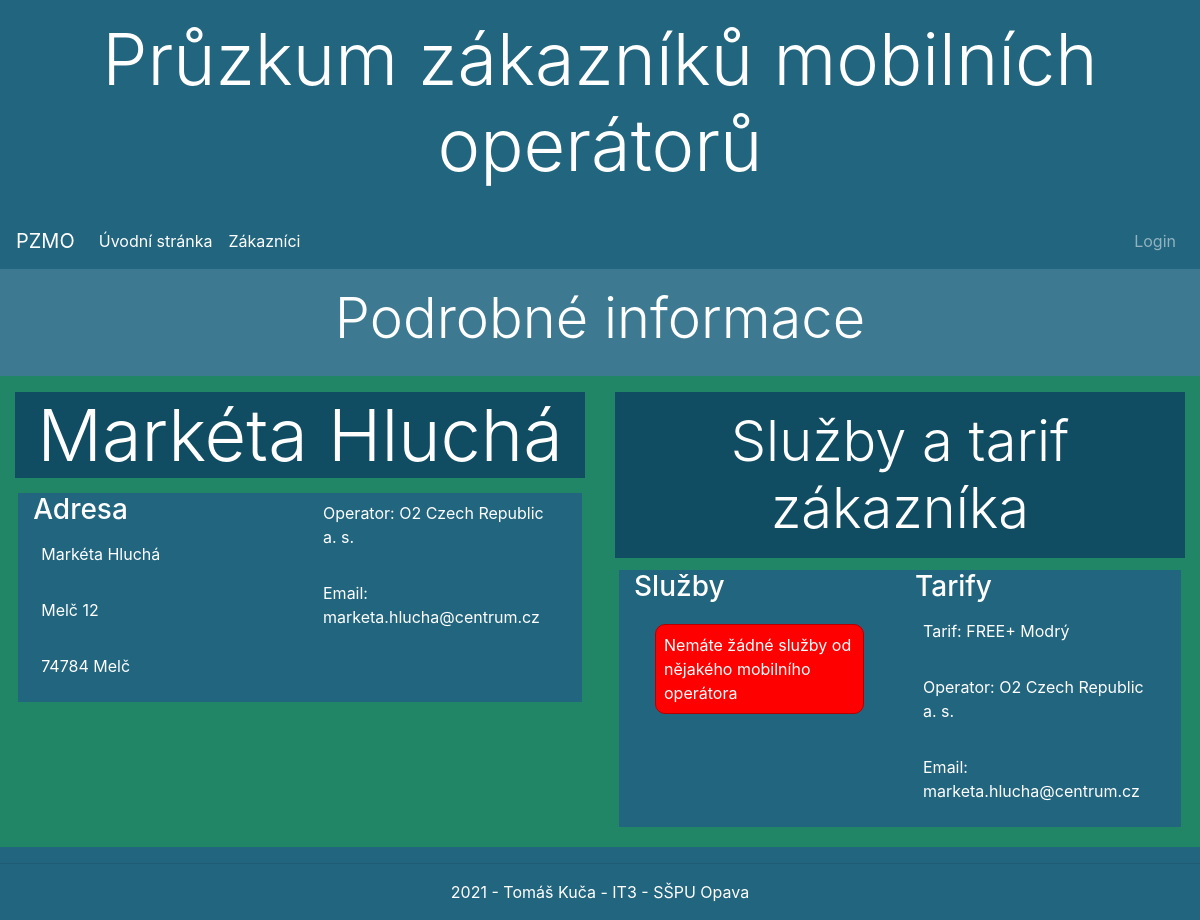
Page /zakaznici/zakaznici/4/ on the committed database.
### zakaznici/models.py (models this page shows, shortened)
class Zakaznik(models.Model):
    jmeno = models.CharField(max_length=30, verbose_name='Křestní jméno')
    prijmeni = models.CharField(max_length=30, verbose_name='Příjmení')
    psc = models.PositiveIntegerField(validators=[MinValueValidator(10000), MaxValueValidator(99999)],
                                      verbose_name='Poštovní směrovací číslo')
    ulice = models.CharField(max_length=20, verbose_name='Ulice', blank=True)
    mesto = models.CharField(max_length=30, verbose_name='Město')
    cp = models.CharField(max_length=4, verbose_name='Číslo popisné')
    email = models.EmailField(max_length=50, unique=True, blank=True,null=True, verbose_name='Email zákazníka')
    druhotne_sluzby = models.ManyToManyField(DruhotneSluzby, blank=True, null=True,
                                             help_text='Select a secondary service of mobile operator which you use')
    class Meta:
        ordering = ['prijmeni']

class Smlouva(models.Model):
    datum_uzavreni = models.DateField(blank=True, null=True, verbose_name='Datum uzavření')
    zakaznik = models.ForeignKey(Zakaznik, on_delete=models.CASCADE)
    tarif = models.ForeignKey(Tarif, on_delete=models.CASCADE)
    operator = models.ForeignKey(MobilniOperator, on_delete=models.CASCADE)
    class Meta:
        ordering = ['datum_uzavreni']

class MobilniOperator(models.Model):
    nazev = models.CharField(max_length=100, verbose_name='Jméno mobilního operátora')
    psc = models.PositiveIntegerField(validators=[MinValueValidator(10000), MaxValueValidator(99999)],
                                      verbose_name='Poštovní směrovací číslo')
    ulice = models.CharField(max_length=20, verbose_name='Ulice')
    mesto = models.CharField(max_length=30, verbose_name='Město')
    cp = models.CharField(max_length=4, verbose_name='Číslo popisné')
    kontakt = models.PositiveIntegerField(validators=[MinValueValidator(100000000), MaxValueValidator(999999999)],
                                        default=111111111, verbose_name='Telefonni číslo')
    class Meta:
        ordering = ['nazev']

class Tarif(models.Model):
    nazev = models.CharField(max_length=40,verbose_name='Nazev tarifu')
    cena = models.DecimalField(max_digits=7,decimal_places=2, verbose_name='Cena tarifu')
    operator = models.ForeignKey(MobilniOperator, on_delete=models.CASCADE, blank=True, null=True)
    class Meta:
        order_with_respect_to = 'operator'

### zakaznici/views.py (the view)
# urls.py: path('zakaznici/<int:pk>/', views.ZakaznikDetailView.as_view(), name='podrobnosti_zakaznika'),
class ZakaznikDetailView(DetailView):
    model = Zakaznik
    context_object_name = 'podrobnosti_zakaznika'
    template_name = 'zakaznik/podrobnosti.html'
    extra_context = {'contracts': Smlouva.objects.all()}

### zakaznici/templates/zakaznik/podrobnosti.html (shortened to what this page needs)
{% extends "base.html"%}
{% block content%}
<div class="row mb-3 p-3 nadpis">
    <div class="col-sm-12">
        <h2 class="display-4 text-center">{{osoba}}Podrobné informace</h2>
    </div>
</div>
<div class="row podrobnosti">
    <div class="col-lg-6 mb-3">
        <h2 class="display-3">{{podrobnosti_zakaznika.jmeno}} {{podrobnosti_zakaznika.prijmeni}}</h2>
        <div class="row text">
            <div class="col-lg-6">
                <h3>Adresa</h3>
                <p>{{podrobnosti_zakaznika.jmeno}} {{podrobnosti_zakaznika.prijmeni}}</p>
                <p>{{podrobnosti_zakaznika.ulice}} {{podrobnosti_zakaznika.cp}}</p>
                <p>{{podrobnosti_zakaznika.psc}} {{podrobnosti_zakaznika.mesto}}</p>
            </div>
            <div class="col-lg-6">
                {% for contract in contracts%}
                {% if podrobnosti_zakaznika.jmeno == contract.zakaznik.jmeno and podrobnosti_zakaznika.prijmeni == contract.zakaznik.prijmeni %}
                <p>Operator: {{contract.operator.nazev}}</p>
                {% endif %}
                {% endfor%}
                <p>Email: {{podrobnosti_zakaznika.email}}</p>
            </div>
        </div>
    </div>
    <div class="col-lg-6 mb-3">
        <h2 class="display-4 p-3">Služby a tarif zákazníka</h2>
        <div class="row m-1">
            <div class="col-lg-6 text1-left">
                <h3>Služby</h3>
                {% if podrobnosti_zakaznika.druhotne_sluzby.all %}
                {% for sluzba in podrobnosti_zakaznika.druhotne_sluzby.all %}
                <p>{{sluzba.nazev}}</p>
                <p>{{sluzba.cena}}
                <p>{{sluzba.operator.nazev}}</p>
                <p>{{sluzba.popis}}</p>
                {% endfor %}
                {% else %}
                <div class="alert">
                    <p>Nemáte žádné služby od nějakého mobilního operátora</p>
                </div>
                {% endif %}
            </div>
            <div class="col-lg-6 text1-right">
                <h3>Tarify</h3>
                {% for contract in contracts%}
                {% if podrobnosti_zakaznika.jmeno == contract.zakaznik.jmeno and podrobnosti_zakaznika.prijmeni == contract.zakaznik.prijmeni %}
                <p>Tarif: {{ contract.tarif.nazev}}</p>
                <p>Operator: {{contract.operator.nazev}}</p>
                {% endif %}
                {% endfor%}
                <p>Email: {{podrobnosti_zakaznika.email}}</p>
            </div>
        </div>
    </div>
</div>
{% endblock%}

### zakaznici/static/css/style.css (style rules this page uses)
body { background-color:#208665; }
.nadpis , .nadpis h2 { background-color:#3D7A92; }
body { display: flex; flex-direction: column; min-height: 100vh; }
.container-fluid p { background-color: #22657F; padding: 0.5em; }
#zakaznici, .podrobnosti div.text { background-color:#22657F; }
.podrobnosti div.text { margin:0.2em; }
.text1-left { background-color:#22657F; }
.text1-right { background-color:#22657F; margin: 0; }
div.alert p { border-radius:10px; background-color:#FF0000; border: 0.5px solid #B20000; }
#zakaznici h2, .podrobnosti h2 { background-color:#104C62; margin-bottom:0.2em; text-align:center; }
h2 { background-color:#104C62; }
.alert { background-color:#22657F; }

### rows in the picture
Zakaznik: jmeno "Markéta", prijmeni "Hluchá", ulice "Melč", cp "12", psc "74784", mesto "Melč", email "marketa.hlucha@centrum.cz"
Smlouva: operator.nazev "O2 Czech Republic a. s.", tarif.nazev "FREE+ Modrý"
